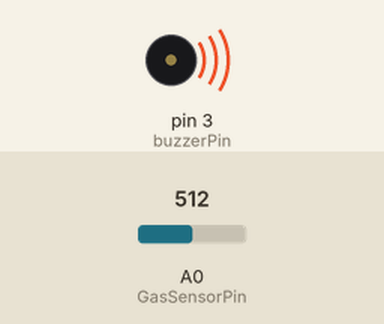
This sketch was run on a simulated Arduino Uno, built with avr-gcc and run on an emulated ATmega328P. On the bench: buzzer (waves = sounding, pin HIGH). The test bench sets the inputs (shaded band); at power-on: A0 (GasSensorPin) = 512. What the sketch prints to the serial monitor is not drawn.

Above: at 5.9 s.
6.0 s: A0 (GasSensorPin) set to 312
12.1 s: A0 (GasSensorPin) set to 287
At 15.7 s:
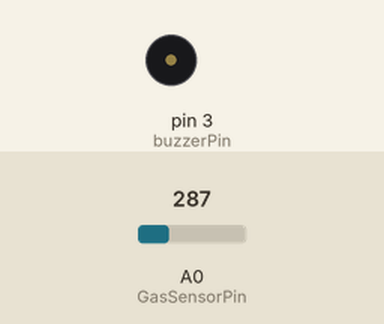
18.2 s: A0 (GasSensorPin) set to 306
At 19.5 s:
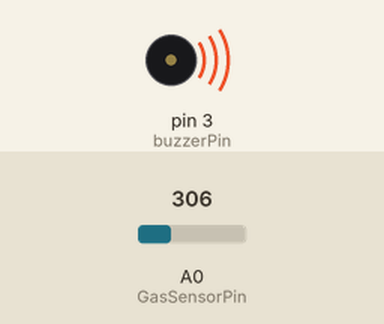
24.3 s: A0 (GasSensorPin) set to 290
At 29.7 s:
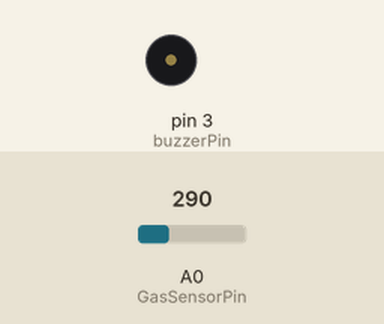
Timing chart, 0 to 31.2 s (numbered marks = the images above; inputs shaded):
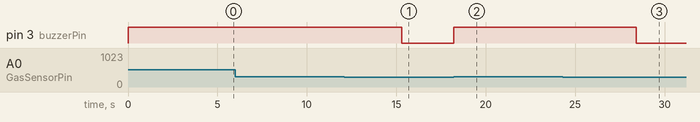

Measured:
- the behaviour switches between 300 and 299 on A0 (GasSensorPin) (found by bisection; images 0 and 1)
- after the input at 6.0 s, every drawn part: stays the same
- after the input at 12.1 s, pin 3 (buzzerPin): HIGH → LOW after 3.2 s
- after the input at 18.2 s, pin 3 (buzzerPin): LOW → HIGH at once
- after the input at 24.3 s, pin 3 (buzzerPin): HIGH → LOW after 4.1 s

The sketch:

MQ2_sensor2.ino
```cpp
int sensorValue;
int GasSensorPin =A0; //Gas Sensor Connection
int buzzerPin=3;
void setup()
{
pinMode(buzzerPin,OUTPUT);
pinMode(GasSensorPin,INPUT);
Serial.begin(9600); // sets the serial port to 9600
}
void sms() {
Serial.begin(9600); //Baud rate of the GSM/GPRS Module
Serial.print("\r");
delay(1000);
Serial.print("AT+CMGF=1\r");
delay(1000);
Serial.print("AT+CMGS=\"+8801------\"\r"); //Number to which you want to send the sms
delay(1000);
Serial.print("Gas detected\r"); //The text of the message to be sent
delay(1000);
Serial.write(0x1A);
delay(1000);
}
void loop()
{
sensorValue = analogRead(GasSensorPin); // read analog input pin 0
Serial.println(sensorValue,DEC); // prints the value read
if(sensorValue<300)
{
Serial.println("No gas");
digitalWrite(buzzerPin,LOW);
}
else
{
//Serial.println("Gas detected");
digitalWrite(buzzerPin,HIGH);
sms();
}
delay(100); // wait 100ms for next reading
}
```
